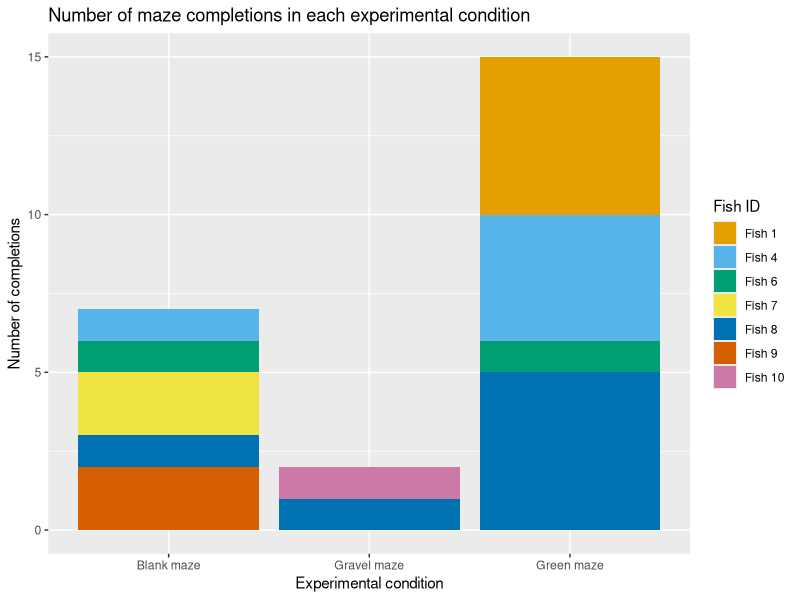

R code for this plot: (Note: this script raises an error after producing the figure.)
## ---- chunk 1
# Set the working directory to the directory where the R Markdown file is located
knitr::opts_knit$set(root.dir = normalizePath("/Users/floraclark/Library/CloudStorage/OneDrive-Personal/Oxford/Year 4/Fourth Year Project/Statistics"))
## ---- chunk 2
library(ggplot2)
library(dplyr)
library(png)
library(RColorBrewer)
library(gridExtra)
library(multcomp)
library(lme4)
library(emmeans)
library(vcd)
library(MASS)
library(fBasics)
## ---- chunk 3
allmaze <- (read.csv("allmaze.csv", header = TRUE, na.strings = "NA"))

#R automatically puts Fish 10 after Fish 1, so the order needs to be changed
order <- c("FISH 1", "FISH 2", "FISH 3", "FISH 4", "FISH 5", "FISH 6", "FISH 7", "FISH 8", "FISH 9", "FISH 10")
allmaze$Fish_ID <- factor(allmaze$Fish_ID, levels = order)

#Creating a new data set that contains all of the fish data without fishes 7 and 9, which frequently jumped out of the arena.
allmaze_nojump <- subset(allmaze, !(Fish_ID %in% c("FISH 7", "FISH 9")))

## ---- chunk 4
fish_completions <- read.csv("maze_comp.csv", header = TRUE, na.strings = "NA")

fish_completions2 <- data.frame(category = c( "Blank maze", "Blank maze","Blank maze","Blank maze","Blank maze","Blank maze","Blank maze", "Gravel maze", "Gravel maze","Green maze","Green maze","Green maze","Green maze","Green maze","Green maze","Green maze","Green maze","Green maze","Green maze","Green maze","Green maze","Green maze","Green maze","Green maze"),
    value = c(1, 1, 1, 1, 1, 1, 1, 1, 1, 1, 1, 1, 1, 1, 1, 1, 1, 1, 1, 1, 1, 1, 1, 1),
    color = c("Fish 4", "Fish 6", "Fish 7", "Fish 7", "Fish 8", "Fish 9", "Fish 9", "Fish 8", "Fish 10", "Fish 1", "Fish 1", "Fish 1", "Fish 1", "Fish 1", "Fish 4", "Fish 4", "Fish 4", "Fish 4", "Fish 6", "Fish 8", "Fish 8", "Fish 8", "Fish 8", "Fish 8"))

#Define a color palette with distinguishable colors
my_palette <- c("#E69F00", "#56B4E9", "#009E73", "#F0E442", "#0072B2", "#D55E00", "#CC79A7")
## ---- chunk 5
#Plot the graph
ggplot(fish_completions2, aes(x = category, y = value, fill = color)) +
  geom_bar(stat = "identity") + 
  labs(fill = "Fish ID", title = "Number of maze completions in each experimental condition", x = "Experimental condition", y = "Number of completions") +
  scale_fill_manual(
    values = my_palette,
    limits = c("Fish 1", "Fish 4", "Fish 6", "Fish 7", "Fish 8", "Fish 9", "Fish 10")
  )
## ---- chunk 6
fish_data <- read.csv("Trajectories-for-csv.csv")
fish_data <- na.omit(fish_data)
fish_no_jump <- subset(fish_data, !(Fish_ID %in% c(7, 9)))
## ---- chunk 7
# Fit an LMM with decision point as the dependent variable, maze type as the independent variable and fish ID included as a random effect
lmm_dpoint <- lmer(D_Point_Num ~ Maze + (1 | Fish_ID), data = fish_no_jump)
summary(lmm_dpoint)
## ---- chunk 8
# TUKEY TEST
# Perform Tukey's HSD test with Holm's method for adjusting p-values
tukey_results <- glht(lmm_dpoint, linfct = mcp(Maze = "Tukey"))
tukey_results_summary <- summary(tukey_results, test = adjusted("holm"))

# Print the Tukey HSD results with adjusted p-values
tukey_results_summary
## ---- chunk 9
#Three histograms of different decisions points reached in each maze condition 
ggplot(fish_no_jump, aes(x = D_Point_Num, fill = Maze)) +
  geom_histogram(binwidth = 1)+
  facet_wrap(~ Maze, ncol = 3) +
 # xlim(0,5) +
  labs(x = "Decision point reached", y = "Count") +
  ggtitle("Maximum decision point reached in each maze condition") +
  scale_fill_manual(values = c("white", "gray", "springgreen4"),
                    labels = c("Blank", "Gravel", "Green")) +
  theme(plot.caption = element_text(hjust = 0)) +
  scale_x_continuous(breaks = seq(0, 5, by = 1))
## ---- chunk 10
#Creating a new column in the data set of trajectories that are rounded to the nearest whole number
fish_no_jump <- fish_no_jump %>% mutate(Traj_round = round(Trajectory))
## ---- chunk 11
#Running a GLMM where trajectory is the dependent variable, maze condition and decision point are independent variables and fish ID and trial ID are included as random effects
glmm_traj <- glmer(Traj_round ~ Maze + D_Point + (1|Fish_ID) + (1|Trial_ID),
               data = fish_no_jump,
               family = poisson)
summary(glmm_traj)
## ---- chunk 12
# TUKEY TEST
# Perform Tukey's HSD test with Holm's method for adjusting p-values
summary(glht(glmm_traj, linfct= mcp (Maze="Tukey")),test=adjusted("holm"))
summary(glht(glmm_traj, linfct= mcp (D_Point="Tukey")),test=adjusted("holm"))
## ---- chunk 13

ggplot(fish_no_jump, aes(x = Maze, y = Trajectory, fill = Maze)) +
  geom_boxplot() +
  geom_jitter(width = 0.2, size = 2, alpha = 0.3) +
  labs(x = "Maze", y = "Trajectory") +
  ggtitle("A box plot showing the total distance covered in each maze condition") +
  scale_fill_manual(values = c("white", "gray", "springgreen4"),
                    labels = c("Blank", "Gravel", "Green")) +
  scale_x_discrete(labels = c("Blank", "Gravel", "Green")) +
  theme(plot.caption = element_text(hjust = 0))
## ---- chunk 14

#Running a LMM of entry latency in each maze condition
lmm_lat <- lmer(Latency ~ group + (1|Fish_ID),
                   data = allmaze_nojump)
summary(lmm_lat)
## ---- chunk 15
# TUKEY TEST
# Perform Tukey's HSD test with Holm's method for adjusting p-values
tukey_results_lat <- glht(lmm_lat, linfct = mcp(group = "Tukey"))
tukey_results_summary_lat <- summary(tukey_results_lat, test = adjusted("holm"))

# Print the Tukey HSD results with adjusted p-values
tukey_results_summary_lat
## ---- chunk 16
ggplot(allmaze, aes(x = factor(Fish_ID), y = Latency, fill = group)) +
  stat_summary(fun = mean, position = position_dodge(width = 0.9)) +
  geom_boxplot(width = 0.7, position = position_dodge(width = 0.9)) +
  labs(title = "Average entry latency period for each fish in the three maze conditions", x = "Fish ID", y = "Latency (s)") +
  scale_fill_manual(values = c("white", "gray", "springgreen4"),
                    labels = c("Blank", "Gravel", "Green"),
                    name = "Maze") +
  theme(axis.text.x = element_text(angle = 90, vjust = 0.5, hjust=1))
